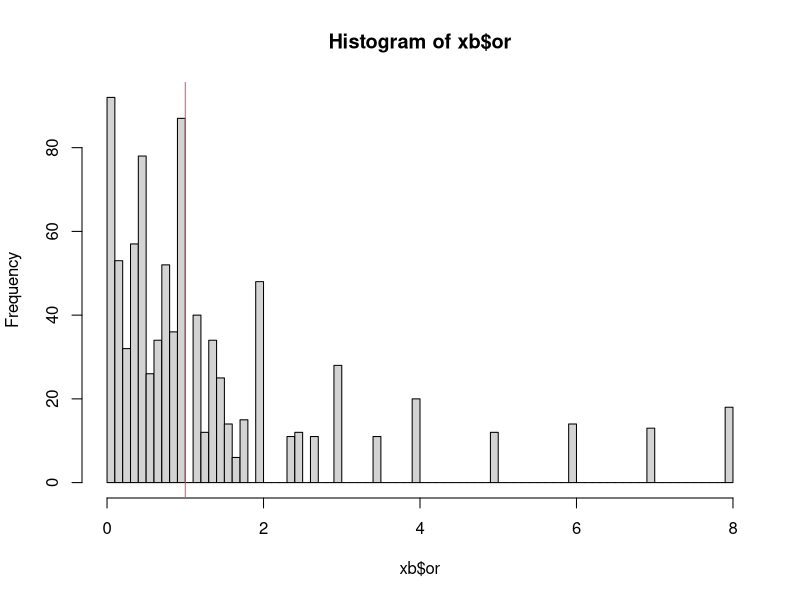
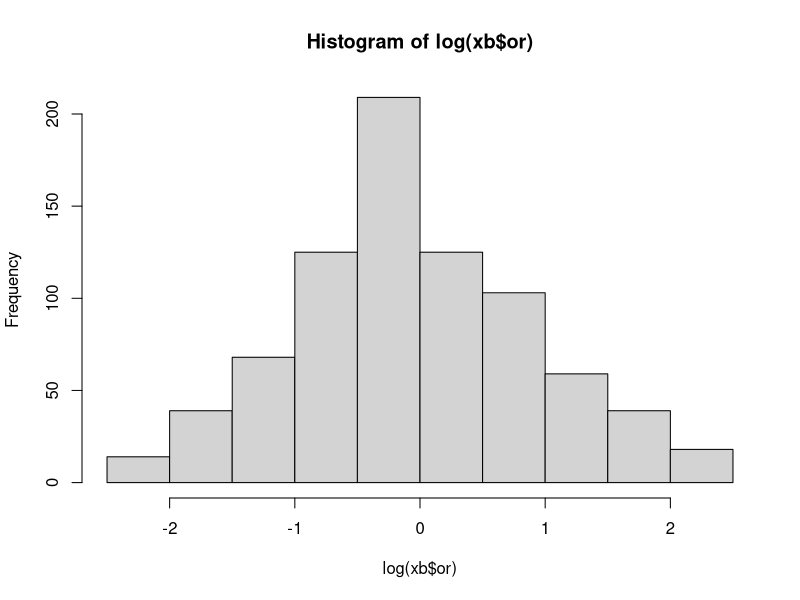
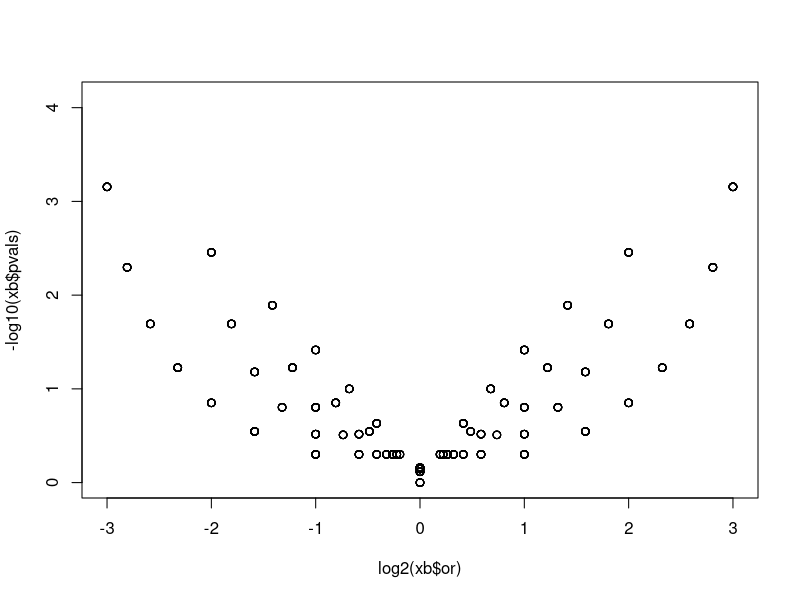
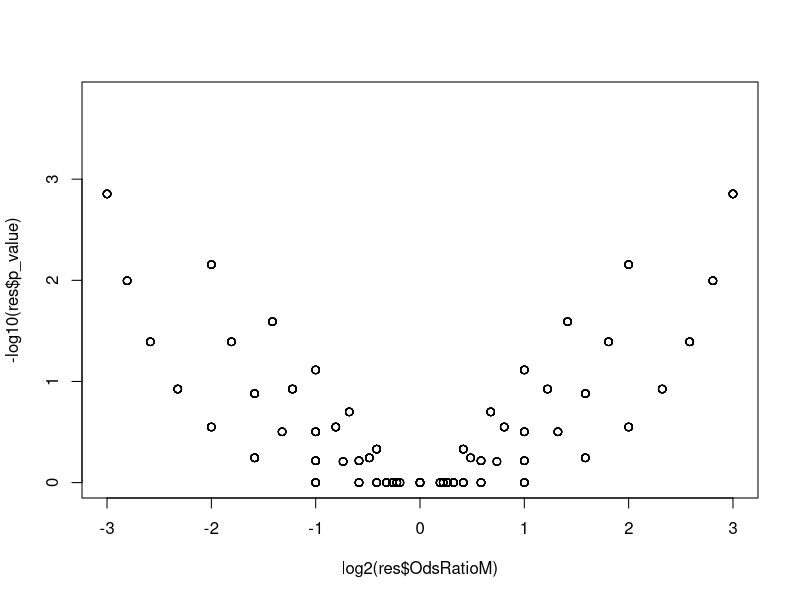

Recreate these plots in R, in order.
## ---- chunk 1
knitr::opts_chunk$set(echo = TRUE)
## ---- chunk 2

## ---- chunk 3

testDistributionOfPresent <- function(observedA ,observedB, samplesA, samplesB  ){
   totalObserved = observedA + observedB
   nrA <- ifelse(observedA <= observedB, observedA, observedB)
   res <- phyper(nrA, samplesA, samplesB, totalObserved)
   return(res)
}

testDistributionOfPresent(2,2,8,8)
testDistributionOfPresent(4,4,8,8)
testDistributionOfPresent(1,1,8,8)
testDistributionOfPresent(7,7,8,8)
testDistributionOfPresent(7,7,21,30)
testDistributionOfPresent(10,10,21,30)
testDistributionOfPresent(2,20,21,30)

## ---- chunk 4
Nprot <- 1000
condA <- 8
condB <- 8
observedA <- sample(0:8, Nprot, replace = TRUE)
observedB <- sample(0:8, Nprot, replace = TRUE)
xb <- data.frame(observedA = observedA, observedB = observedB)

xb$samplesA <- condA
xb$samplesB <- condB
proteinID <- unique(stringi::stri_rand_strings(Nprot + 20,5))[1:Nprot]
xb$proteinID <- proteinID
xlater <- xb

## ---- chunk 5
xb$pvals <- testDistributionOfPresent(
   observedA = xb$observedA,
   observedB = xb$observedB,
   samplesA = xb$samplesA,
   samplesB = xb$samplesB)

## ---- chunk 6
relativeRisk <- function(observedA, observedB, samplesA, samplesB) {
   rr <- (observedA/(observedA + observedB))/(samplesA/(samplesA+samplesB))
   return(rr)
}
xb$rr <- relativeRisk(observedA = xb$observedA,
                      observedB = xb$observedB,
                      samplesA = xb$samplesA, samplesB = xb$samplesB)

odsRatio <- function(observedA, observedB, samplesA, samplesB) {
   rr <- (observedA/observedB)/(samplesA/samplesB)
   return(rr)
}

xb$or <- odsRatio(observedA = xb$observedA, observedB = xb$observedB, samplesA = xb$samplesA, samplesB = xb$samplesB)
hist(xb$or, breaks = 100)
abline(v = 1, col = 2)
hist(log(xb$or))

## ---- chunk 7
plot(log2(xb$or), -log10(xb$pvals))

## ---- chunk 8
# Define your data
group_A <- c(1, 1, 0, 0, 0)
group_B <- c(1, 1, 1, 1, 1)
dataf <- data.frame(factor = c(rep("A",5),rep("B",5)), resp = c(group_A, group_B))
dataf
x <- (glm(data=dataf, resp ~ factor, family = binomial()))
x
fisher_result <- fisher.test(
   matrix(c(sum(group_A == 1), sum(group_A == 0), 
            sum(group_B == 1), sum(group_B == 0)), nrow = 2))
fisher_result$p.value

group_A <- c(1, 1, 1, 1, 1)
group_B <- c(1, 1, 1, 1, 1)

group_A <- c(1, 1, 0,0,0)
group_B <- c(1, 1, 0,0,0)

# Perform Fisher's exact test
fisher_result <- fisher.test(
   matrix(c(sum(group_A == 1), sum(group_A == 0), 
            sum(group_B == 1), sum(group_B == 0)), nrow = 2))
fisher_result$p.value
dataf <- data.frame(factor = c(rep("A",5),rep("B",5)), resp = c(group_A, group_B))
summary(glm(data=dataf, resp ~ factor, family = binomial()))

## ---- chunk 9

contrasts_fisher_exact <- function(xb,
                              observedA = "observedA",
                              observedB = "observedB",
                              samplesA = "samplesA",
                              samplesB = "samplesB"
) {
   relativeRisk <- function(observedA, observedB, samplesA, samplesB) {
      rr <- (observedA/(observedA + observedB))/(samplesA/(samplesA + samplesB))
      return(rr)
   }
   odsRatio <- function(observedA, observedB, samplesA, samplesB) {
      rr <- (observedA/observedB)/(samplesA/samplesB)
      return(rr)
   }
   apply_fischer <- function(proteinID,observedA, observedB, samplesA, samplesB){
      mat <- matrix(c(observedA, samplesA - observedA, 
                      observedB,samplesB - observedB), nrow = 2)
      fisher_result <- fisher.test(mat)
      return(data.frame(proteinID =  proteinID,
                        p_value = fisher_result$p.value,
                        OdsRatio = (fisher_result$estimate),
                        conf.lower = (fisher_result$conf.int[1]),
                        conf.higher = (fisher_result$conf.int[2]))
      )
   }
   
   xb$OdsRatioM <- odsRatio(
      observedA = xb[["observedA"]],
      observedB = xb[["observedB"]],
      samplesA = xb[["samplesA"]],
      samplesB = xb[["samplesB"]])
   xb$relativeRiskM <- relativeRisk(
      observedA = xb[["observedA"]],
      observedB = xb[["observedB"]],
      samplesA = xb[["samplesA"]],
      samplesB = xb[["samplesB"]])
   
   res <- vector(mode = "list", length(nrow(xb)))
   
   for (i in seq(nrow(xb))) {
      res[[i]] <- apply_fischer(
         xb[["proteinID"]][i],
         xb[["observedA"]][i],
         xb[["observedB"]][i],
         xb[["samplesA"]][i],
         xb[["samplesB"]][i] )
   }
   
   result <- dplyr::bind_rows(res)
   xx <- dplyr::inner_join(xb , result, by = c("proteinID" = "proteinID"))
   return(xx)
}

res <- contrasts_fisher_exact(xlater)
plot(log2(res$OdsRatioM), -log10(res$p_value))

